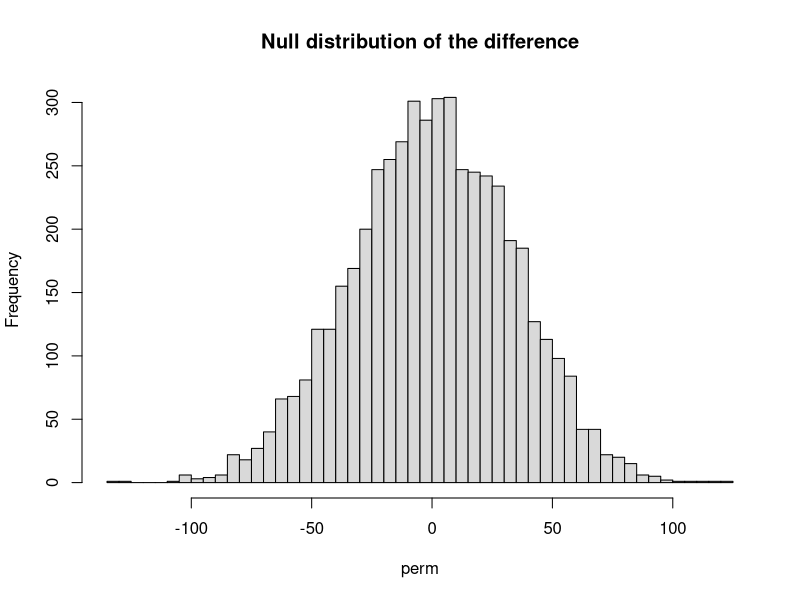

Source code (R):
## ---- chunk 1
knitr::opts_chunk$set(echo = TRUE, message = FALSE, warning = FALSE,
                      fig.width = 6.5, fig.height = 4, comment = "#>")
library(dplyr)
library(ggplot2)
## ---- chunk 2
set.seed(2026)

# ---- daily operations table ----
n_days <- 180
daily <- data.frame(date = seq(as.Date("2026-01-01"), by = "day", length.out = n_days))
daily$wday    <- factor(format(daily$date, "%a"),
                        levels = c("Mon","Tue","Wed","Thu","Fri","Sat","Sun"))
daily$weekend <- as.integer(daily$wday %in% c("Sat", "Sun"))
daily$temp    <- round(26 - 8 * (1:n_days) / n_days + rnorm(n_days, 0, 2), 1)
daily$promo   <- rbinom(n_days, 1, 0.4)
daily$ad_spend <- round(runif(n_days, 50, 300))
# true mechanism: sales = 900 + 2*ad + 150*promo + 180*weekend + 12*temp + noise
daily$sales     <- round(900 + 2 * daily$ad_spend + 150 * daily$promo +
                         180 * daily$weekend + 12 * daily$temp + rnorm(n_days, 0, 120))
daily$customers <- rpois(n_days, daily$sales / 8.5)

# ---- transaction table ----
menu <- data.frame(drink = c("Latte", "Flat White", "Cappuccino", "Cold Brew", "Tea"),
                   price = c(5.5, 5.0, 5.0, 6.0, 4.0))
n_tx <- 800
tx <- data.frame(id = 1:n_tx,
                 date = sample(daily$date, n_tx, replace = TRUE),
                 hour = sample(7:16, n_tx, replace = TRUE,
                               prob = c(.18, .16, .12, .08, .08, .12, .10, .07, .05, .04)))
tx$drink    <- sample(menu$drink, n_tx, replace = TRUE, prob = c(.30, .30, .15, .15, .10))
tx$loyalty  <- rbinom(n_tx, 1, 0.35)
tx$qty      <- 1 + rpois(n_tx, 0.2 + 0.5 * tx$loyalty)   # loyal customers buy more
tx$price    <- menu$price[match(tx$drink, menu$drink)]
tx$spend    <- tx$price * tx$qty
tx$wait_min <- round(rexp(n_tx, rate = 1/3), 2)

head(daily)
head(tx)
## ---- chunk 3
mu_pop <- mean(tx$spend); 
p_pop <- mean(tx$loyalty)    # parameters
set.seed(45)
smp <- tx[sample(nrow(tx), 50), ]                      # sample of n = 50
c(mu = mu_pop, xbar = mean(smp$spend))
c(p = p_pop,   phat = mean(smp$loyalty))
## ---- chunk 4
set.seed(42)
srs    <- sample(tx$spend, 100)                          # random sample
biased <- sample(tx$spend[tx$loyalty == 1], 100)         # members only
c(truth = mean(tx$spend), SRS = mean(srs), members_only = mean(biased))

# bias does not shrink with n
sapply(c(50, 100, 250), function(n) c(n = n, biased_mean = mean(sample(tx$spend[tx$loyalty == 1], n))))
## ---- chunk 5
set.seed(43)
sigma2 <- 4                                         # true variance
est <- replicate(20000, {
  x <- rnorm(10, 0, sqrt(sigma2))
  c(n_div = sum((x - mean(x))^2) / 10, n1_div = sum((x - mean(x))^2) / 9)
})
rowMeans(est)                                        # n-1 version averages to 4; n version to 3.6

x <- smp$spend
c(mean = mean(x), se = sd(x) / sqrt(length(x)))
## ---- chunk 6
x <- smp$spend; 
n <- length(x)
tcrit <- qt(0.975, df = n - 1)
ci <- mean(x) + c(-1, 1) * tcrit * sd(x) / sqrt(n)
ci
print("--------------------")
t.test(x)$conf.int                                   # same

# coverage simulation: does the procedure capture mu 95% of the time?
set.seed(44)
cover <- replicate(5000, {
  s <- sample(tx$spend, 50)
  ci <- mean(s) + c(-1, 1) * qt(.975, 49) * sd(s) / sqrt(50)
  ci[1] <= mean(tx$spend) && mean(tx$spend) <= ci[2]
})
cat("Coverage probability:", mean(cover))
## ---- chunk 7
hyp <- data.frame(
  question  = c("Promo raises mean daily sales", "Avg spend differs from $7", "Members are 35% of customers"),
  H0        = c("mu_promo = mu_none", "mu = 7", "p = 0.35"),
  H1        = c("mu_promo > mu_none", "mu != 7", "p != 0.35"),
  test      = c("two-sample t (one-sided)", "one-sample t", "proportion z / chi-sq"))
hyp

# the observed evidence for the first hypothesis
obs_diff <- mean(daily$sales[daily$promo == 1]) - mean(daily$sales[daily$promo == 0])
obs_diff
## ---- chunk 8
g1 <- daily$sales[daily$promo == 1]; g0 <- daily$sales[daily$promo == 0]
se <- sqrt(var(g1)/length(g1) + var(g0)/length(g0))
t_stat <- (mean(g1) - mean(g0)) / se
df <- se^4 / ((var(g1)/length(g1))^2/(length(g1)-1) + (var(g0)/length(g0))^2/(length(g0)-1))
c(t = t_stat, df = df, p_one_sided = 1 - pt(t_stat, df))
t.test(g1, g0, alternative = "greater")$p.value      # same

# simulation-based null distribution: shuffle promo labels
set.seed(46)
perm <- replicate(5000, { s <- sample(daily$promo)
                          mean(daily$sales[s == 1]) - mean(daily$sales[s == 0]) })
obs <- mean(g1) - mean(g0)
(sum(perm >= obs) + 1) / (length(perm) + 1)          # permutation p-value (never exactly 0)
hist(perm, breaks = 40, col = "grey85", main = "Null distribution of the difference")
abline(v = obs, col = "red", lwd = 2)
## ---- chunk 9
